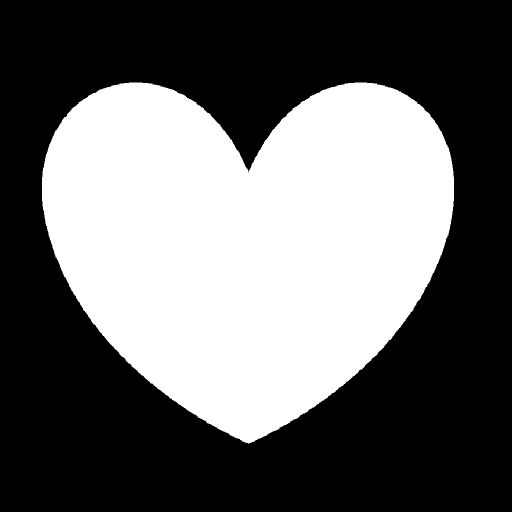
%> input picture OAM_WSPI/heart.png, 1024 x 1024 px (shown at 1/2 size)
$ octave OAM_wavefront_single_pixel.m   (GNU Octave 9; MATLAB toolbox functions it lacks are replaced by stand-ins)
%> lines starting %> are read from the running program, lines starting %| are printed output that depends on the picture; in (x1, y1, x2, y2) boxes, pixels count from 0 and x2, y2 are one past the last pixel; in counts of white or black regions, pixels touching at a corner belong together; the program's own positions count from 1
### OAM_WSPI/W_angle.m
function p = W_angle(h)
%ANGLE  Phase angle.
%   ANGLE(H) returns the phase angles, in radians, of a matrix with
%   complex elements.
%
%   Class support for input X:
%      float: double, single
%
%   See also ABS, UNWRAP.

%   Copyright 1984-2010 The MathWorks, Inc.

p = atan2(imag(h), real(h));

% p =p+pi;

[r,c] = size(p);    % 读取行r、列c
for i = 1:r        % 建立for循环嵌套
    for k = 1:c
        if p(i,k) < 0
            p(i,k) = (pi-abs(p(i,k)))+pi;
        end
    end
end

### OAM_WSPI/OAM_wavefront_single_pixel.m
clear;
close all;
clc;
addpath(['TVAL3' filesep 'Utilities']) % TVAL3
addpath(['TVAL3' filesep 'Solver']) % TVAL3
addpath(['TVAL3' filesep 'Fast_Walsh_Hadamard_Transform']) % TVAL3
addpath('pattern') % TVAL3

method = input('Please select a reconstruction algorithm:(0)SOC (1)TVAL3' );
%> the answer given: 1
%% Set projection and imaging resolution
P_pixels=768; % Projection resolution
Tpixels=128;
pixels=64; % Imaging resolution
%% The generation of the target of complex field
I_abs = imread('heart.png');
%> I_abs is the input picture: size 1024x1024x3 uint8; 40.6% white; 1 white region, box (x1, y1, x2, y2) and area: (84, 165, 908, 887) 425778
I_abs=imresize(I_abs,[P_pixels,P_pixels],'nearest');
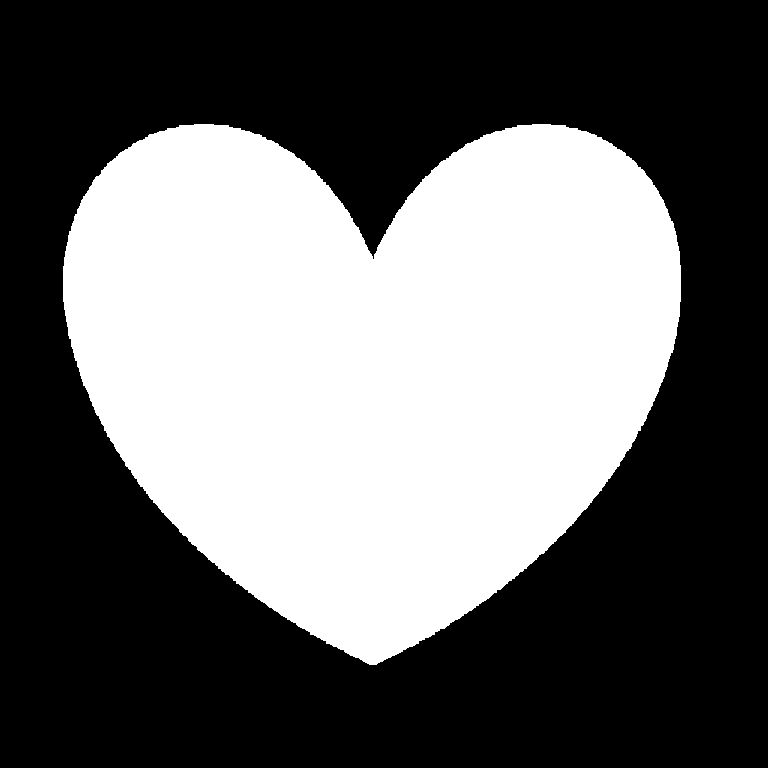
%> I_abs: size 768x768x3 uint8; 40.6% white; 1 white region, box (x1, y1, x2, y2) and area: (63, 124, 681, 665) 239479
I_abs = double(I_abs(:,:,1));
I_abs = I_abs / max(max(I_abs));
% I_abs=ones(P_pixels,P_pixels);
% I_abs = LBMask(P_pixels,P_pixels,1,'circle',385,385);
%
phase = imread('house.png');
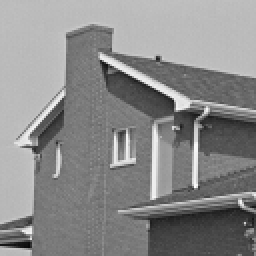
%> input picture OAM_WSPI/house.png, 128 x 128 px (shown 2 times larger)
%> phase is the input picture: size 128x128x3 uint8; min 9, max 255, mean 137.8
phase=imresize(phase,[P_pixels,P_pixels],'nearest');
%> phase: size 768x768x3 uint8
phase = double(phase(:,:,1));
%> phase: size 768x768 double
phase = phase/max(max(phase));
phase = (2*pi*phase)*1i;

XX = I_abs.*exp(phase);
Amp=abs(XX);
phase=W_angle(XX);
%> in W_angle, `p = atan2(imag(h), real(h));`:
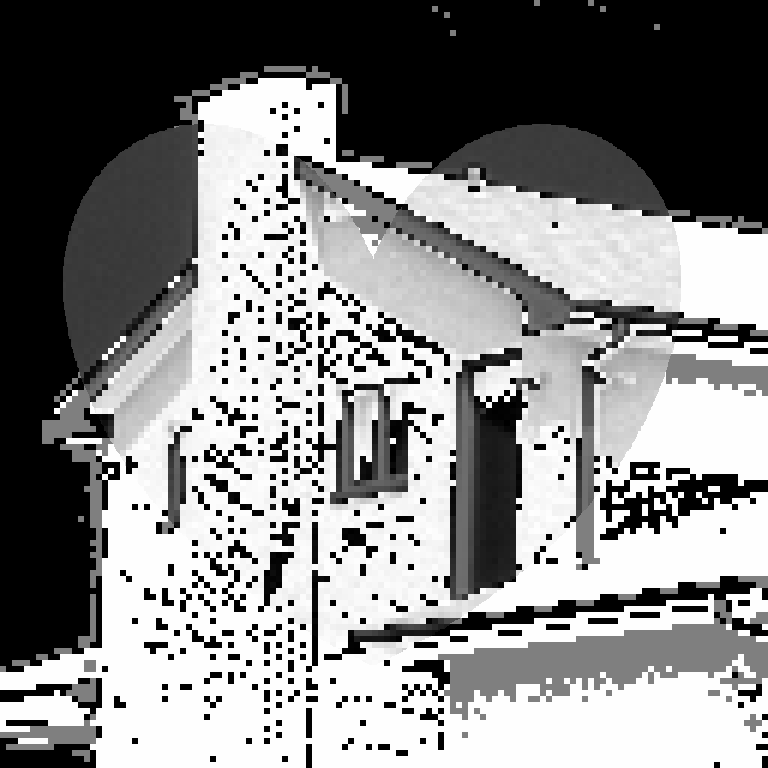
%> p: size 768x768 double; min -3.14, max 3.14, mean 0.167; drawn with min black and max white
%> after the loop in W_angle, `for i = 1:r`:
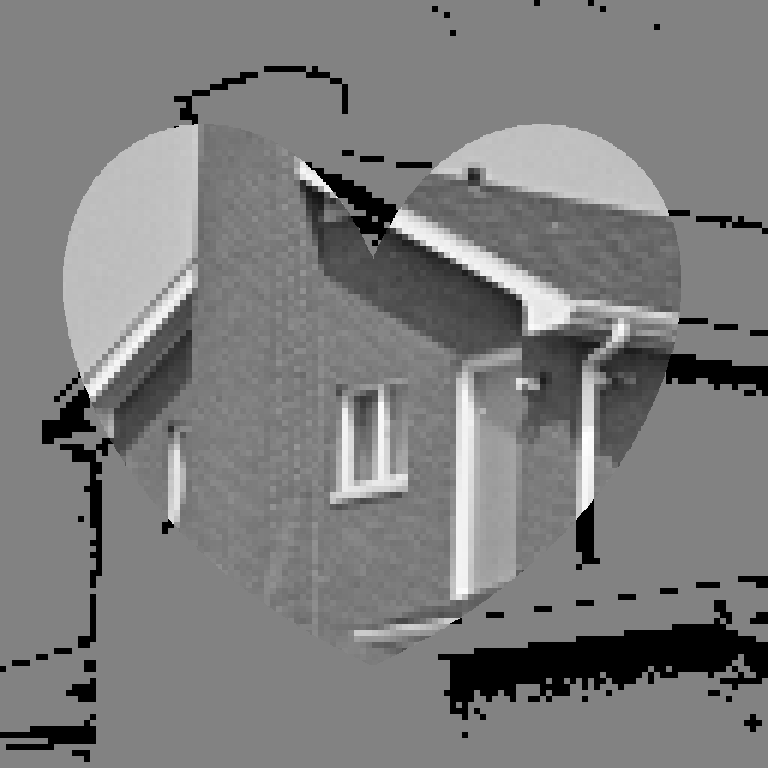
%> p: size 768x768 double; min 0, max 6.14, mean 3.01; drawn with min black and max white

figure(1);
subplot(121);
imshow(Amp,[]);
subplot(122);
imshow(phase,[]);

%%  MASK  (checkerboard)
ref = zeros(Tpixels,Tpixels);
for i =1:Tpixels
    for j = 1:Tpixels
        if(mod(floor((i-1)/1)+floor((j-1)/1),2)==0)
            ref(i,j)=1;
        else
            ref(i,j)=0;
        end
    end
end

sig = ~ref;
%% Patterns and sample
percent = input('Sampling rate：');
%> the answer given: 3
M=round(pixels^2*percent);
%> (the run ends here)
